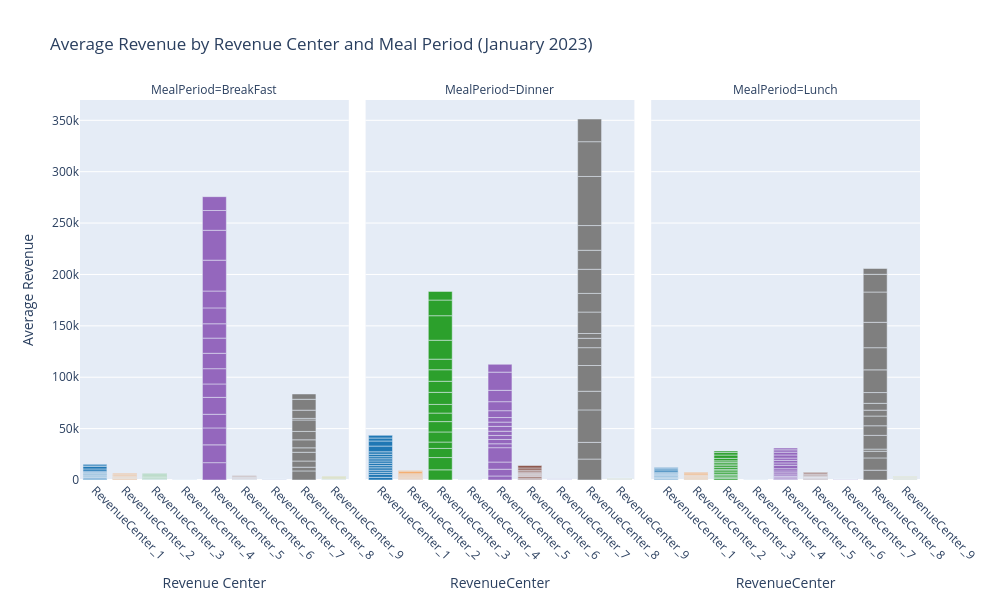

Notebook source saved alongside this figure:
### Markdown cell above
### Weekly average plots to see any weekly patterns of Revenue

### Code cell
#For a venue centre lets calculate average Revenue
from itertools import cycle

# Define a color cycle for revenue centers
colors = cycle(['#1f77b4', '#ff7f0e', '#2ca02c', '#d62728', '#9467bd', '#8c564b', '#e377c2', '#7f7f7f', '#bcbd22'])
color_map = {center: next(colors) for center in month_avg['RevenueCenter'].unique()}

# Plot using Plotly Express
fig = px.bar(
    month_avg,
    x='RevenueCenter',
    y='Revenue',
    color='RevenueCenter',
    facet_col='MealPeriod',  # Split by MealPeriod into subplots
    color_discrete_map=color_map,
    title='Average Revenue by Revenue Center and Meal Period (January 2023)'
)

# Update layout for better readability
fig.update_layout(
    xaxis_title='Revenue Center',
    yaxis_title='Average Revenue',
    legend_title='Revenue Center',
    width=1000,
    height=600,
    showlegend=False  # Hide legend since we have colors per bar
)

# Rotate x-axis labels for better readability
fig.update_xaxes(tickangle=45)

# Show the plot
fig.show()

### Figure 1 — Plotly figure (JSON) as saved in the notebook; plotly's stock layout.template omitted (floating-point values rounded to 4 significant figures)
{"data": [{"hovertemplate": "RevenueCenter=%{x}<br>MealPeriod=BreakFast<br>Revenue=%{y}<extra></extra>", "legendgroup": "RevenueCenter_1", "marker": {"color": "#1f77b4", "pattern": {"shape": ""}}, "name": "RevenueCenter_1", "orientation": "v", "showlegend": true, "textposition": "auto", "type": "bar", "x": ["RevenueCenter_1", "RevenueCenter_1", "RevenueCenter_1", "RevenueCenter_1", "RevenueCenter_1", "RevenueCenter_1", "RevenueCenter_1", "RevenueCenter_1", "RevenueCenter_1", "RevenueCenter_1", "RevenueCenter_1", "RevenueCenter_1", "RevenueCenter_1", "RevenueCenter_1", "RevenueCenter_1", "RevenueCenter_1"], "xaxis": "x", "y": [839.7, 1059.0, 435.3, 581.0, 666.0, 692.2, 711.7, 619.9, 820.1, 510.3, 767.3, 886.1, 2174.0, 2429.0, 1574.0, 741.9], "yaxis": "y"}, {"hovertemplate": "RevenueCenter=%{x}<br>MealPeriod=Dinner<br>Revenue=%{y}<extra></extra>", "legendgroup": "RevenueCenter_1", "marker": {"color": "#1f77b4", "pattern": {"shape": ""}}, "name": "RevenueCenter_1", "orientation": "v", "showlegend": false, "textposition": "auto", "type": "bar", "x": ["RevenueCenter_1", "RevenueCenter_1", "RevenueCenter_1", "RevenueCenter_1", "RevenueCenter_1", "RevenueCenter_1", "RevenueCenter_1", "RevenueCenter_1", "RevenueCenter_1", "RevenueCenter_1", "RevenueCenter_1", "RevenueCenter_1", "RevenueCenter_1", "RevenueCenter_1", "RevenueCenter_1", "RevenueCenter_1"], "xaxis": "x2", "y": [2601.0, 2859.0, 2050.0, 2057.0, 2286.0, 2142.0, 2323.0, 2220.0, 2099.0, 2079.0, 2362.0, 2352.0, 5584.0, 4933.0, 2910.0, 2570.0], "yaxis": "y2"}, {"hovertemplate": "RevenueCenter=%{x}<br>MealPeriod=Lunch<br>Revenue=%{y}<extra></extra>", "legendgroup": "RevenueCenter_1", "marker": {"color": "#1f77b4", "pattern": {"shape": ""}}, "name": "RevenueCenter_1", "orientation": "v", "showlegend": false, "textposition": "auto", "type": "bar", "x": ["RevenueCenter_1", "RevenueCenter_1", "RevenueCenter_1", "RevenueCenter_1", "RevenueCenter_1", "RevenueCenter_1", "RevenueCenter_1", "RevenueCenter_1", "RevenueCenter_1", "RevenueCenter_1", "RevenueCenter_1", "RevenueCenter_1", "RevenueCenter_1", "RevenueCenter_1", "RevenueCenter_1", "RevenueCenter_1"], "xaxis": "x3", "y": [692.0, 727.5, 493.9, 583.4, 487.0, 641.1, 785.5, 599.1, 633.7, 426.6, 720.5, 551.3, 1586.0, 1674.0, 898.6, 607.0], "yaxis": "y3"}, {"hovertemplate": "RevenueCenter=%{x}<br>MealPeriod=BreakFast<br>Revenue=%{y}<extra></extra>", "legendgroup": "RevenueCenter_2", "marker": {"color": "#ff7f0e", "pattern": {"shape": ""}}, "name": "RevenueCenter_2", "orientation": "v", "showlegend": true, "textposition": "auto", "type": "bar", "x": ["RevenueCenter_2", "RevenueCenter_2", "RevenueCenter_2", "RevenueCenter_2", "RevenueCenter_2", "RevenueCenter_2", "RevenueCenter_2", "RevenueCenter_2", "RevenueCenter_2", "RevenueCenter_2", "RevenueCenter_2", "RevenueCenter_2", "RevenueCenter_2", "RevenueCenter_2", "RevenueCenter_2", "RevenueCenter_2"], "xaxis": "x", "y": [354.6, 483.4, 381.0, 295.6, 272.1, 228.9, 280.6, 337.4, 301.9, 359.0, 322.4, 482.4, 661.6, 632.0, 539.1, 278.0], "yaxis": "y"}, {"hovertemplate": "RevenueCenter=%{x}<br>MealPeriod=Dinner<br>Revenue=%{y}<extra></extra>", "legendgroup": "RevenueCenter_2", "marker": {"color": "#ff7f0e", "pattern": {"shape": ""}}, "name": "RevenueCenter_2", "orientation": "v", "showlegend": false, "textposition": "auto", "type": "bar", "x": ["RevenueCenter_2", "RevenueCenter_2", "RevenueCenter_2", "RevenueCenter_2", "RevenueCenter_2", "RevenueCenter_2", "RevenueCenter_2", "RevenueCenter_2", "RevenueCenter_2", "RevenueCenter_2", "RevenueCenter_2", "RevenueCenter_2", "RevenueCenter_2", "RevenueCenter_2", "RevenueCenter_2", "RevenueCenter_2"], "xaxis": "x2", "y": [413.6, 465.6, 394.8, 269.9, 482.8, 559.6, 482.4, 451.2, 466.4, 473.1, 528.7, 527.7, 966.1, 1371.0, 689.0, 387.5], "yaxis": "y2"}, {"hovertemplate": "RevenueCenter=%{x}<br>MealPeriod=Lunch<br>Revenue=%{y}<extra></extra>", "legendgroup": "RevenueCenter_2", "marker": {"color": "#ff7f0e", "pattern": {"shape": ""}}, "name": "RevenueCenter_2", "orientation": "v", "showlegend": false, "textposition": "auto", "type": "bar", "x": ["RevenueCenter_2", "RevenueCenter_2", "RevenueCenter_2", "RevenueCenter_2", "RevenueCenter_2", "RevenueCenter_2", "RevenueCenter_2", "RevenueCenter_2", "RevenueCenter_2", "RevenueCenter_2", "RevenueCenter_2", "RevenueCenter_2", "RevenueCenter_2", "RevenueCenter_2", "RevenueCenter_2", "RevenueCenter_2"], "xaxis": "x3", "y": [400.8, 569.6, 346.7, 247.3, 427.5, 405.5, 285.1, 495.5, 433.2, 351.5, 454.1, 434.2, 793.7, 808.4, 835.1, 375.4], "yaxis": "y3"}, {"hovertemplate": "RevenueCenter=%{x}<br>MealPeriod=BreakFast<br>Revenue=%{y}<extra></extra>", "legendgroup": "RevenueCenter_3", "marker": {"color": "#2ca02c", "pattern": {"shape": ""}}, "name": "RevenueCenter_3", "orientation": "v", "showlegend": true, "textposition": "auto", "type": "bar", "x": ["RevenueCenter_3", "RevenueCenter_3", "RevenueCenter_3", "RevenueCenter_3", "RevenueCenter_3", "RevenueCenter_3", "RevenueCenter_3", "RevenueCenter_3", "RevenueCenter_3", "RevenueCenter_3", "RevenueCenter_3", "RevenueCenter_3", "RevenueCenter_3", "RevenueCenter_3", "RevenueCenter_3", "RevenueCenter_3"], "xaxis": "x", "y": [390.5, 230.2, 347.7, 287.8, 429.7, 442.3, 296.5, 466.7, 386.8, 379.5, 431.7, 369.4, 582.1, 555.1, 479.0, 291.1], "yaxis": "y"}, {"hovertemplate": "RevenueCenter=%{x}<br>MealPeriod=Dinner<br>Revenue=%{y}<extra></extra>", "legendgroup": "RevenueCenter_3", "marker": {"color": "#2ca02c", "pattern": {"shape": ""}}, "name": "RevenueCenter_3", "orientation": "v", "showlegend": false, "textposition": "auto", "type": "bar", "x": ["RevenueCenter_3", "RevenueCenter_3", "RevenueCenter_3", "RevenueCenter_3", "RevenueCenter_3", "RevenueCenter_3", "RevenueCenter_3", "RevenueCenter_3", "RevenueCenter_3", "RevenueCenter_3", "RevenueCenter_3", "RevenueCenter_3", "RevenueCenter_3", "RevenueCenter_3", "RevenueCenter_3", "RevenueCenter_3"], "xaxis": "x2", "y": [9904.0, 11940.0, 8870.0, 6201.0, 9848.0, 10060.0, 8275.0, 8451.0, 11730.0, 10780.0, 11230.0, 10290.0, 18400.0, 23870.0, 15220.0, 8415.0], "yaxis": "y2"}, {"hovertemplate": "RevenueCenter=%{x}<br>MealPeriod=Lunch<br>Revenue=%{y}<extra></extra>", "legendgroup": "RevenueCenter_3", "marker": {"color": "#2ca02c", "pattern": {"shape": ""}}, "name": "RevenueCenter_3", "orientation": "v", "showlegend": false, "textposition": "auto", "type": "bar", "x": ["RevenueCenter_3", "RevenueCenter_3", "RevenueCenter_3", "RevenueCenter_3", "RevenueCenter_3", "RevenueCenter_3", "RevenueCenter_3", "RevenueCenter_3", "RevenueCenter_3", "RevenueCenter_3", "RevenueCenter_3", "RevenueCenter_3", "RevenueCenter_3", "RevenueCenter_3", "RevenueCenter_3", "RevenueCenter_3"], "xaxis": "x3", "y": [1416.0, 1299.0, 1321.0, 1278.0, 1771.0, 1846.0, 1352.0, 1795.0, 1853.0, 1604.0, 1681.0, 1403.0, 2449.0, 3224.0, 2429.0, 1478.0], "yaxis": "y3"}, {"hovertemplate": "RevenueCenter=%{x}<br>MealPeriod=BreakFast<br>Revenue=%{y}<extra></extra>", "legendgroup": "RevenueCenter_4", "marker": {"color": "#d62728", "pattern": {"shape": ""}}, "name": "RevenueCenter_4", "orientation": "v", "showlegend": true, "textposition": "auto", "type": "bar", "x": ["RevenueCenter_4", "RevenueCenter_4", "RevenueCenter_4", "RevenueCenter_4", "RevenueCenter_4", "RevenueCenter_4", "RevenueCenter_4", "RevenueCenter_4", "RevenueCenter_4", "RevenueCenter_4", "RevenueCenter_4", "RevenueCenter_4", "RevenueCenter_4", "RevenueCenter_4", "RevenueCenter_4", "RevenueCenter_4"], "xaxis": "x", "y": [0.0, 0.0, 0.0, 0.0, 0.0, 0.0, 0.0, 0.0, 0.0, 0.0, 0.0, 0.0, 0.0, 0.0, 0.0, 0.0], "yaxis": "y"}, {"hovertemplate": "RevenueCenter=%{x}<br>MealPeriod=Dinner<br>Revenue=%{y}<extra></extra>", "legendgroup": "RevenueCenter_4", "marker": {"color": "#d62728", "pattern": {"shape": ""}}, "name": "RevenueCenter_4", "orientation": "v", "showlegend": false, "textposition": "auto", "type": "bar", "x": ["RevenueCenter_4", "RevenueCenter_4", "RevenueCenter_4", "RevenueCenter_4", "RevenueCenter_4", "RevenueCenter_4", "RevenueCenter_4", "RevenueCenter_4", "RevenueCenter_4", "RevenueCenter_4", "RevenueCenter_4", "RevenueCenter_4", "RevenueCenter_4", "RevenueCenter_4", "RevenueCenter_4", "RevenueCenter_4"], "xaxis": "x2", "y": [0.0, 0.0, 0.0, 0.0, 0.0, 0.0, 0.0, 0.0, 0.0, 0.0, 0.0, 0.0, 0.0, 0.0, 0.0, 0.0], "yaxis": "y2"}, {"hovertemplate": "RevenueCenter=%{x}<br>MealPeriod=Lunch<br>Revenue=%{y}<extra></extra>", "legendgroup": "RevenueCenter_4", "marker": {"color": "#d62728", "pattern": {"shape": ""}}, "name": "RevenueCenter_4", "orientation": "v", "showlegend": false, "textposition": "auto", "type": "bar", "x": ["RevenueCenter_4", "RevenueCenter_4", "RevenueCenter_4", "RevenueCenter_4", "RevenueCenter_4", "RevenueCenter_4", "RevenueCenter_4", "RevenueCenter_4", "RevenueCenter_4", "RevenueCenter_4", "RevenueCenter_4", "RevenueCenter_4", "RevenueCenter_4", "RevenueCenter_4", "RevenueCenter_4", "RevenueCenter_4"], "xaxis": "x3", "y": [0.0, 0.0, 0.0, 0.0, 0.0, 0.0, 0.0, 0.0, 0.0, 0.0, 0.0, 0.0, 0.0, 0.0, 0.0, 0.0], "yaxis": "y3"}, {"hovertemplate": "RevenueCenter=%{x}<br>MealPeriod=BreakFast<br>Revenue=%{y}<extra></extra>", "legendgroup": "RevenueCenter_5", "marker": {"color": "#9467bd", "pattern": {"shape": ""}}, "name": "RevenueCenter_5", "orientation": "v", "showlegend": true, "textposition": "auto", "type": "bar", "x": ["RevenueCenter_5", "RevenueCenter_5", "RevenueCenter_5", "RevenueCenter_5", "RevenueCenter_5", "RevenueCenter_5", "RevenueCenter_5", "RevenueCenter_5", "RevenueCenter_5", "RevenueCenter_5", "RevenueCenter_5", "RevenueCenter_5", "RevenueCenter_5", "RevenueCenter_5", "RevenueCenter_5", "RevenueCenter_5"], "xaxis": "x", "y": [16880.0, 17310.0, 16480.0, 13290.0, 16460.0, 13030.0, 14880.0, 14970.0, 14770.0, 13950.0, 15470.0, 16400.0, 30010.0, 29080.0, 19270.0, 13450.0], "yaxis": "y"}, {"hovertemplate": "RevenueCenter=%{x}<br>MealPeriod=Dinner<br>Revenue=%{y}<extra></extra>", "legendgroup": "RevenueCenter_5", "marker": {"color": "#9467bd", "pattern": {"shape": ""}}, "name": "RevenueCenter_5", "orientation": "v", "showlegend": false, "textposition": "auto", "type": "bar", "x": ["RevenueCenter_5", "RevenueCenter_5", "RevenueCenter_5", "RevenueCenter_5", "RevenueCenter_5", "RevenueCenter_5", "RevenueCenter_5", "RevenueCenter_5", "RevenueCenter_5", "RevenueCenter_5", "RevenueCenter_5", "RevenueCenter_5", "RevenueCenter_5", "RevenueCenter_5", "RevenueCenter_5", "RevenueCenter_5"], "xaxis": "x2", "y": [3915.0, 6576.0, 6986.0, 13970.0, 3800.0, 4177.0, 3935.0, 4101.0, 4722.0, 4139.0, 4472.0, 6647.0, 8770.0, 11040.0, 17710.0, 7611.0], "yaxis": "y2"}, {"hovertemplate": "RevenueCenter=%{x}<br>MealPeriod=Lunch<br>Revenue=%{y}<extra></extra>", "legendgroup": "RevenueCenter_5", "marker": {"color": "#9467bd", "pattern": {"shape": ""}}, "name": "RevenueCenter_5", "orientation": "v", "showlegend": false, "textposition": "auto", "type": "bar", "x": ["RevenueCenter_5", "RevenueCenter_5", "RevenueCenter_5", "RevenueCenter_5", "RevenueCenter_5", "RevenueCenter_5", "RevenueCenter_5", "RevenueCenter_5", "RevenueCenter_5", "RevenueCenter_5", "RevenueCenter_5", "RevenueCenter_5", "RevenueCenter_5", "RevenueCenter_5", "RevenueCenter_5", "RevenueCenter_5"], "xaxis": "x3", "y": [781.8, 1151.0, 977.2, 640.4, 1442.0, 1943.0, 1921.0, 2132.0, 3332.0, 2300.0, 2522.0, 2193.0, 3040.0, 2720.0, 2236.0, 1742.0], "yaxis": "y3"}, {"hovertemplate": "RevenueCenter=%{x}<br>MealPeriod=BreakFast<br>Revenue=%{y}<extra></extra>", "legendgroup": "RevenueCenter_6", "marker": {"color": "#8c564b", "pattern": {"shape": ""}}, "name": "RevenueCenter_6", "orientation": "v", "showlegend": true, "textposition": "auto", "type": "bar", "x": ["RevenueCenter_6", "RevenueCenter_6", "RevenueCenter_6", "RevenueCenter_6", "RevenueCenter_6", "RevenueCenter_6", "RevenueCenter_6", "RevenueCenter_6", "RevenueCenter_6", "RevenueCenter_6", "RevenueCenter_6", "RevenueCenter_6", "RevenueCenter_6", "RevenueCenter_6", "RevenueCenter_6", "RevenueCenter_6"], "xaxis": "x", "y": [161.0, 296.4, 319.7, 154.3, 185.0, 201.2, 83.6, 89.9, 182.6, 132.7, 254.8, 354.1, 394.8, 401.7, 660.9, 350.4], "yaxis": "y"}, {"hovertemplate": "RevenueCenter=%{x}<br>MealPeriod=Dinner<br>Revenue=%{y}<extra></extra>", "legendgroup": "RevenueCenter_6", "marker": {"color": "#8c564b", "pattern": {"shape": ""}}, "name": "RevenueCenter_6", "orientation": "v", "showlegend": false, "textposition": "auto", "type": "bar", "x": ["RevenueCenter_6", "RevenueCenter_6", "RevenueCenter_6", "RevenueCenter_6", "RevenueCenter_6", "RevenueCenter_6", "RevenueCenter_6", "RevenueCenter_6", "RevenueCenter_6", "RevenueCenter_6", "RevenueCenter_6", "RevenueCenter_6", "RevenueCenter_6", "RevenueCenter_6", "RevenueCenter_6", "RevenueCenter_6"], "xaxis": "x2", "y": [497.7, 1158.0, 1442.0, 510.5, 611.9, 498.3, 520.3, 473.1, 479.8, 403.6, 932.3, 1317.0, 827.9, 2027.0, 2394.0, 445.5], "yaxis": "y2"}, {"hovertemplate": "RevenueCenter=%{x}<br>MealPeriod=Lunch<br>Revenue=%{y}<extra></extra>", "legendgroup": "RevenueCenter_6", "marker": {"color": "#8c564b", "pattern": {"shape": ""}}, "name": "RevenueCenter_6", "orientation": "v", "showlegend": false, "textposition": "auto", "type": "bar", "x": ["RevenueCenter_6", "RevenueCenter_6", "RevenueCenter_6", "RevenueCenter_6", "RevenueCenter_6", "RevenueCenter_6", "RevenueCenter_6", "RevenueCenter_6", "RevenueCenter_6", "RevenueCenter_6", "RevenueCenter_6", "RevenueCenter_6", "RevenueCenter_6", "RevenueCenter_6", "RevenueCenter_6", "RevenueCenter_6"], "xaxis": "x3", "y": [495.6, 482.5, 499.9, 253.2, 362.9, 250.0, 218.0, 283.0, 261.7, 243.1, 602.1, 460.0, 993.0, 650.3, 1313.0, 493.7], "yaxis": "y3"}, {"hovertemplate": "RevenueCenter=%{x}<br>MealPeriod=BreakFast<br>Revenue=%{y}<extra></extra>", "legendgroup": "RevenueCenter_7", "marker": {"color": "#e377c2", "pattern": {"shape": ""}}, "name": "RevenueCenter_7", "orientation": "v", "showlegend": true, "textposition": "auto", "type": "bar", "x": ["RevenueCenter_7", "RevenueCenter_7", "RevenueCenter_7", "RevenueCenter_7", "RevenueCenter_7", "RevenueCenter_7", "RevenueCenter_7", "RevenueCenter_7", "RevenueCenter_7", "RevenueCenter_7", "RevenueCenter_7", "RevenueCenter_7", "RevenueCenter_7", "RevenueCenter_7", "RevenueCenter_7", "RevenueCenter_7"], "xaxis": "x", "y": [197.2, 74.5, 45.5, 54.3, 45.4, 56.2, 71.6, 46.2, 49.3, 76.2, 40.5, 51.2, 143.5, 54.2, 53.4, 32.0], "yaxis": "y"}, {"hovertemplate": "RevenueCenter=%{x}<br>MealPeriod=Dinner<br>Revenue=%{y}<extra></extra>", "legendgroup": "RevenueCenter_7", "marker": {"color": "#e377c2", "pattern": {"shape": ""}}, "name": "RevenueCenter_7", "orientation": "v", "showlegend": false, "textposition": "auto", "type": "bar", "x": ["RevenueCenter_7", "RevenueCenter_7", "RevenueCenter_7", "RevenueCenter_7", "RevenueCenter_7", "RevenueCenter_7", "RevenueCenter_7", "RevenueCenter_7", "RevenueCenter_7", "RevenueCenter_7", "RevenueCenter_7", "RevenueCenter_7", "RevenueCenter_7", "RevenueCenter_7", "RevenueCenter_7", "RevenueCenter_7"], "xaxis": "x2", "y": [78.9, 74.0, 87.7, 48.3, 65.2, 63.9, 66.0, 63.4, 65.3, 37.0, 53.2, 87.4, 142.2, 141.5, 103.5, 137.3], "yaxis": "y2"}, {"hovertemplate": "RevenueCenter=%{x}<br>MealPeriod=Lunch<br>Revenue=%{y}<extra></extra>", "legendgroup": "RevenueCenter_7", "marker": {"color": "#e377c2", "pattern": {"shape": ""}}, "name": "RevenueCenter_7", "orientation": "v", "showlegend": false, "textposition": "auto", "type": "bar", "x": ["RevenueCenter_7", "RevenueCenter_7", "RevenueCenter_7", "RevenueCenter_7", "RevenueCenter_7", "RevenueCenter_7", "RevenueCenter_7", "RevenueCenter_7", "RevenueCenter_7", "RevenueCenter_7", "RevenueCenter_7", "RevenueCenter_7", "RevenueCenter_7", "RevenueCenter_7", "RevenueCenter_7", "RevenueCenter_7"], "xaxis": "x3", "y": [120.8, 39.1, 36.8, 60.9, 38.0, 36.2, 41.1, 47.8, 38.6, 38.7, 34.3, 42.6, 90.5, 98.4, 122.0, 39.7], "yaxis": "y3"}, {"hovertemplate": "RevenueCenter=%{x}<br>MealPeriod=BreakFast<br>Revenue=%{y}<extra></extra>", "legendgroup": "RevenueCenter_8", "marker": {"color": "#7f7f7f", "pattern": {"shape": ""}}, "name": "RevenueCenter_8", "orientation": "v", "showlegend": true, "textposition": "auto", "type": "bar", "x": ["RevenueCenter_8", "RevenueCenter_8", "RevenueCenter_8", "RevenueCenter_8", "RevenueCenter_8", "RevenueCenter_8", "RevenueCenter_8", "RevenueCenter_8", "RevenueCenter_8", "RevenueCenter_8", "RevenueCenter_8", "RevenueCenter_8", "RevenueCenter_8"], "xaxis": "x", "y": [0.0, 8849.0, 3617.0, 6000.0, 8507.0, 4320.0, 7825.0, 8136.0, 11140.0, 1540.0, 8000.0, 10620.0, 5155.0], "yaxis": "y"}, {"hovertemplate": "RevenueCenter=%{x}<br>MealPeriod=Dinner<br>Revenue=%{y}<extra></extra>", "legendgroup": "RevenueCenter_8", "marker": {"color": "#7f7f7f", "pattern": {"shape": ""}}, "name": "RevenueCenter_8", "orientation": "v", "showlegend": false, "textposition": "auto", "type": "bar", "x": ["RevenueCenter_8", "RevenueCenter_8", "RevenueCenter_8", "RevenueCenter_8", "RevenueCenter_8", "RevenueCenter_8", "RevenueCenter_8", "RevenueCenter_8", "RevenueCenter_8", "RevenueCenter_8", "RevenueCenter_8", "RevenueCenter_8", "RevenueCenter_8", "RevenueCenter_8", "RevenueCenter_8", "RevenueCenter_8"], "xaxis": "x2", "y": [20360.0, 16250.0, 31590.0, 18140.0, 25070.0, 17370.0, 9097.0, 4675.0, 20870.0, 18120.0, 23480.0, 18500.0, 24070.0, 47740.0, 33850.0, 22080.0], "yaxis": "y2"}, {"hovertemplate": "RevenueCenter=%{x}<br>MealPeriod=Lunch<br>Revenue=%{y}<extra></extra>", "legendgroup": "RevenueCenter_8", "marker": {"color": "#7f7f7f", "pattern": {"shape": ""}}, "name": "RevenueCenter_8", "orientation": "v", "showlegend": false, "textposition": "auto", "type": "bar", "x": ["RevenueCenter_8", "RevenueCenter_8", "RevenueCenter_8", "RevenueCenter_8", "RevenueCenter_8", "RevenueCenter_8", "RevenueCenter_8", "RevenueCenter_8", "RevenueCenter_8", "RevenueCenter_8", "RevenueCenter_8", "RevenueCenter_8", "RevenueCenter_8", "RevenueCenter_8", "RevenueCenter_8", "RevenueCenter_8"], "xaxis": "x3", "y": [9544.0, 11950.0, 6461.0, 2096.0, 13350.0, 9375.0, 9460.0, 5706.0, 6650.0, 10490.0, 22080.0, 21560.0, 24700.0, 29480.0, 17230.0, 5649.0], "yaxis": "y3"}, {"hovertemplate": "RevenueCenter=%{x}<br>MealPeriod=BreakFast<br>Revenue=%{y}<extra></extra>", "legendgroup": "RevenueCenter_9", "marker": {"color": "#bcbd22", "pattern": {"shape": ""}}, "name": "RevenueCenter_9", "orientation": "v", "showlegend": true, "textposition": "auto", "type": "bar", "x": ["RevenueCenter_9", "RevenueCenter_9", "RevenueCenter_9", "RevenueCenter_9", "RevenueCenter_9", "RevenueCenter_9", "RevenueCenter_9", "RevenueCenter_9", "RevenueCenter_9", "RevenueCenter_9", "RevenueCenter_9", "RevenueCenter_9", "RevenueCenter_9", "RevenueCenter_9", "RevenueCenter_9", "RevenueCenter_9"], "xaxis": "x", "y": [187.1, 115.7, 181.2, 131.2, 223.8, 133.7, 170.1, 125.0, 118.0, 153.1, 0.0, 41.7, 432.3, 643.3, 400.9, 257.2], "yaxis": "y"}, {"hovertemplate": "RevenueCenter=%{x}<br>MealPeriod=Dinner<br>Revenue=%{y}<extra></extra>", "legendgroup": "RevenueCenter_9", "marker": {"color": "#bcbd22", "pattern": {"shape": ""}}, "name": "RevenueCenter_9", "orientation": "v", "showlegend": false, "textposition": "auto", "type": "bar", "x": ["RevenueCenter_9", "RevenueCenter_9", "RevenueCenter_9", "RevenueCenter_9", "RevenueCenter_9", "RevenueCenter_9", "RevenueCenter_9", "RevenueCenter_9", "RevenueCenter_9", "RevenueCenter_9", "RevenueCenter_9", "RevenueCenter_9", "RevenueCenter_9", "RevenueCenter_9", "RevenueCenter_9", "RevenueCenter_9"], "xaxis": "x2", "y": [131.1, 280.5, 128.5, 27.9, 148.6, 97.8, 152.5, 213.2, 145.5, 66.5, 110.0, 27.5, 95.0, 126.7, 125.6, 131.9], "yaxis": "y2"}, {"hovertemplate": "RevenueCenter=%{x}<br>MealPeriod=Lunch<br>Revenue=%{y}<extra></extra>", "legendgroup": "RevenueCenter_9", "marker": {"color": "#bcbd22", "pattern": {"shape": ""}}, "name": "RevenueCenter_9", "orientation": "v", "showlegend": false, "textposition": "auto", "type": "bar", "x": ["RevenueCenter_9", "RevenueCenter_9", "RevenueCenter_9", "RevenueCenter_9", "RevenueCenter_9", "RevenueCenter_9", "RevenueCenter_9", "RevenueCenter_9", "RevenueCenter_9", "RevenueCenter_9", "RevenueCenter_9", "RevenueCenter_9", "RevenueCenter_9", "RevenueCenter_9", "RevenueCenter_9", "RevenueCenter_9"], "xaxis": "x3", "y": [242.5, 263.5, 250.9, 233.0, 191.9, 172.2, 332.5, 293.7, 163.5, 171.7, 0.0, 0.0, 291.5, 330.5, 298.7, 153.1], "yaxis": "y3"}], "layout": {"annotations": [{"font": {}, "showarrow": false, "text": "MealPeriod=BreakFast", "x": 0.16, "xanchor": "center", "xref": "paper", "y": 1, "yanchor": "bottom", "yref": "paper"}, {"font": {}, "showarrow": false, "text": "MealPeriod=Dinner", "x": 0.5, "xanchor": "center", "xref": "paper", "y": 1, "yanchor": "bottom", "yref": "paper"}, {"font": {}, "showarrow": false, "text": "MealPeriod=Lunch", "x": 0.84, "xanchor": "center", "xref": "paper", "y": 1, "yanchor": "bottom", "yref": "paper"}], "barmode": "relative", "height": 600, "legend": {"title": {"text": "Revenue Center"}, "tracegroupgap": 0}, "showlegend": false, "title": {"text": "Average Revenue by Revenue Center and Meal Period (January 2023)"}, "width": 1000, "xaxis": {"anchor": "y", "categoryarray": ["RevenueCenter_1", "RevenueCenter_2", "RevenueCenter_3", "RevenueCenter_4", "RevenueCenter_5", "RevenueCenter_6", "RevenueCenter_7", "RevenueCenter_8", "RevenueCenter_9"], "categoryorder": "array", "domain": [0, 0.32], "tickangle": 45, "title": {"text": "Revenue Center"}}, "xaxis2": {"anchor": "y2", "categoryarray": ["RevenueCenter_1", "RevenueCenter_2", "RevenueCenter_3", "RevenueCenter_4", "RevenueCenter_5", "RevenueCenter_6", "RevenueCenter_7", "RevenueCenter_8", "RevenueCenter_9"], "categoryorder": "array", "domain": [0.34, 0.66], "matches": "x", "tickangle": 45, "title": {"text": "RevenueCenter"}}, "xaxis3": {"anchor": "y3", "categoryarray": ["RevenueCenter_1", "RevenueCenter_2", "RevenueCenter_3", "RevenueCenter_4", "RevenueCenter_5", "RevenueCenter_6", "RevenueCenter_7", "RevenueCenter_8", "RevenueCenter_9"], "categoryorder": "array", "domain": [0.68, 1.0], "matches": "x", "tickangle": 45, "title": {"text": "RevenueCenter"}}, "yaxis": {"anchor": "x", "domain": [0, 1], "title": {"text": "Average Revenue"}}, "yaxis2": {"anchor": "x2", "domain": [0, 1], "matches": "y", "showticklabels": false}, "yaxis3": {"anchor": "x3", "domain": [0, 1], "matches": "y", "showticklabels": false}}}
